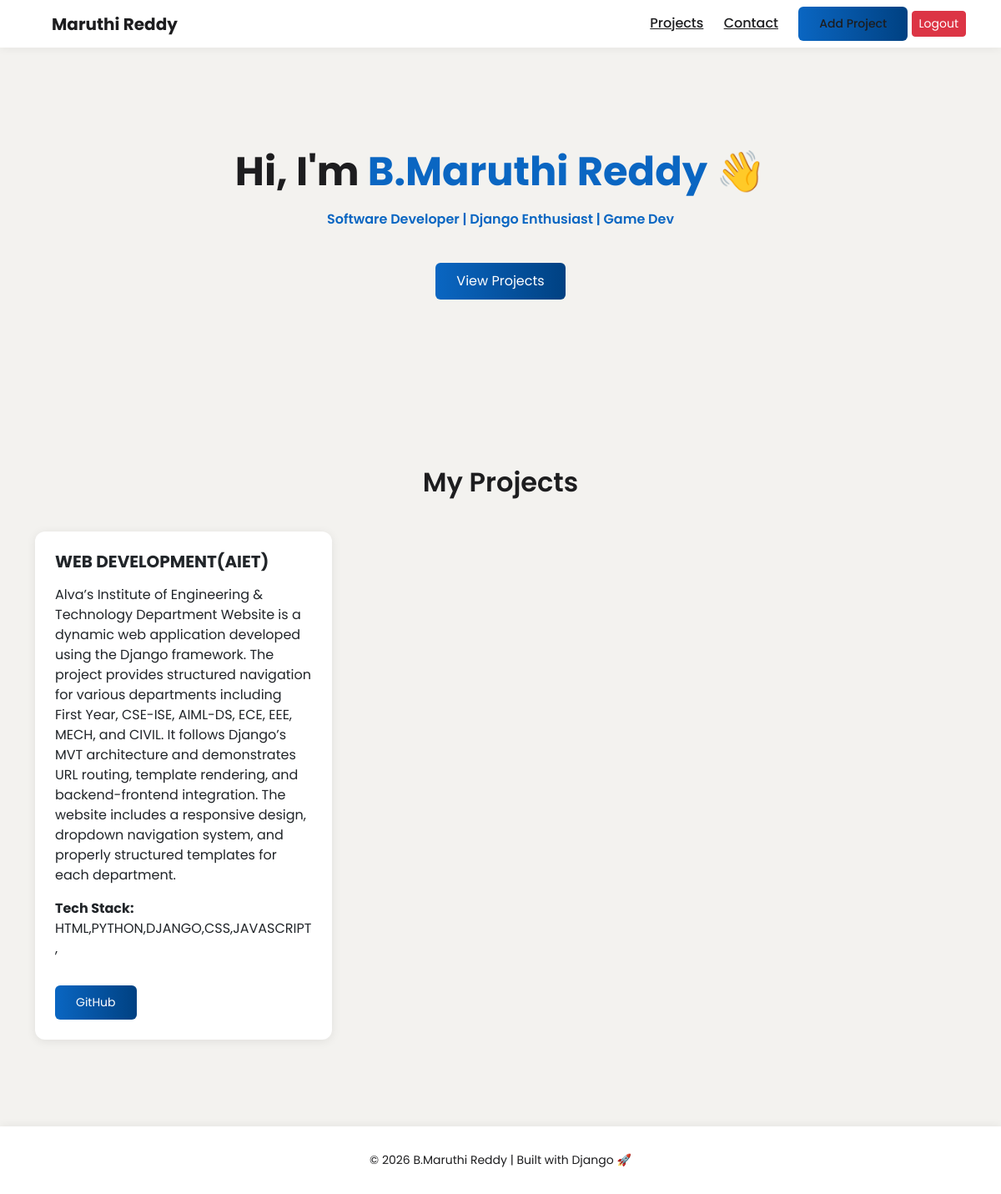
The app's page / (signed in) with its own data.
### main/models.py (models this page shows, shortened)
class Project(models.Model):
    title = models.CharField(max_length=200)
    description = models.TextField()
    github_link = models.URLField()
    live_link = models.URLField(blank=True, null=True)
    tech_stack = models.CharField(max_length=200, blank=True)
    image = models.ImageField(upload_to='projects/', blank=True, null=True)  # ✅ Added
    created_at = models.DateTimeField(auto_now_add=True)

### main/views.py (the view)
# urls.py: path('', views.home, name='home'),
@login_required(login_url='login')
def home(request):
    print("User authenticated:", request.user.is_authenticated)
    projects = Project.objects.all().order_by('-created_at')
    return render(request, 'home.html', {'projects': projects})

### main/templates/home.html (shortened to what this page needs)
<!DOCTYPE html>
<html>
<head>
    <link href="https://cdn.jsdelivr.net/npm/bootstrap@5.3.2/dist/css/bootstrap.min.css" rel="stylesheet">
</head>
<body>
<nav class="navbar navbar-expand-lg">
    <div class="container">
        <a class="navbar-brand fw-bold" href="#">Maruthi Reddy</a>
        <div>
            <a href="#projects">Projects</a>
            <a href="/contact/">Contact</a>
            <a href="/add-project/" class="btn btn-main btn-sm">Add Project</a>
            <form action="/logout/" method="POST" style="display:inline;">
    <button type="submit" class="btn btn-danger btn-sm">
        Logout
    </button>
</form>
        </div>
    </div>
</nav>
<section class="hero">
    <div class="container">
        <h1>Hi, I'm <span style="color:#0a66c2;">B.Maruthi Reddy</span> 👋</h1>
        <p class="mt-3">
            <span id="typing" class="typing-text"></span>
        </p>
        <br>
        <a href="#projects" class="btn btn-main">View Projects</a>
    </div>
</section>
<section id="projects" class="container">
    <h2 class="section-title">My Projects</h2>
    <div class="row">
        {% for project in projects %}
        <div class="col-md-4 mb-4">
            <div class="card p-4">
                <h5 class="fw-bold">{{ project.title }}</h5>
                <p class="mt-2">{{ project.description }}</p>
                <p><strong>Tech Stack:</strong> {{ project.tech_stack }}</p>
                <div class="mt-3">
                    <a href="{{ project.github_link }}" target="_blank" class="btn btn-main btn-sm">GitHub</a>
                </div>
            </div>
        </div>
        {% empty %}
        <p class="text-center">No projects added yet.</p>
        {% endfor %}
    </div>
</section>
<div class="footer">
    © 2026 B.Maruthi Reddy | Built with Django 🚀
</div>
</body>
</html>

### main/templates/home.html (style rules this page uses)
body { font-family: 'Poppins', sans-serif; background-color: #f3f2ef; color: #1d1d1f; }
.navbar { background-color: white; box-shadow: 0 2px 10px rgba(0,0,0,0.05); }
.navbar a { color: #1d1d1f !important; margin-left: 20px; font-weight: 500; }
.hero { padding: 120px 0; text-align: center; }
.hero h1 { font-size: 48px; font-weight: 700; }
.typing-text { color: #0a66c2; font-weight: 600; }
.btn-main { background: linear-gradient(90deg, #0a66c2, #004182); border: none; padding: 10px 25px; border-radius: 6px; color: white; transition: 0.3s; }
.card { background-color: white; border: none; border-radius: 12px; box-shadow: 0 2px 12px rgba(0,0,0,0.08); transition: 0.3s ease; height: 100%; }
.section-title { margin-top: 80px; margin-bottom: 40px; font-weight: 600; text-align: center; }
.footer { margin-top: 80px; padding: 30px 0; text-align: center; background: white; font-size: 14px; box-shadow: 0 -2px 10px rgba(0,0,0,0.05); }

### records on screen
Project: title "WEB DEVELOPMENT(AIET)", description "Alva’s Institute of Engineering & Technology Department Website is a dynamic web application developed using the Django framework. The project provides structured navigation for various departments including First Year, CSE-ISE, AIML-DS, ECE, EEE, MECH, and CIVIL. It follows Django’s MVT architecture and demonstrates URL routing, template rendering, and backend-frontend integration. The website includes a responsive design, dropdown navigation system, and properly structured templates for each department.", tech_stack "HTML,PYTHON,DJANGO,CSS,JAVASCRIPT,"
